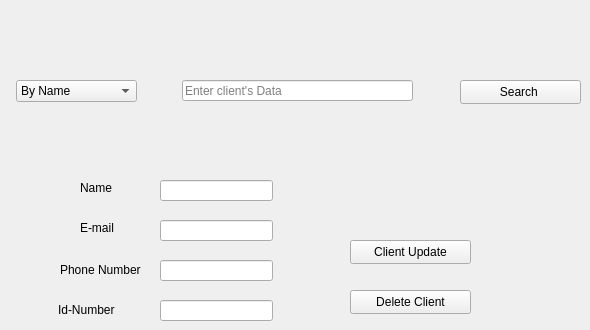
          <widget class="QWidget" name="tab_32">
           <attribute name="title">
            <string>Seite</string>
           </attribute>
           <widget class="QLabel" name="label_54">
            <property name="geometry">
             <rect>
              <x>80</x>
              <y>180</y>
              <width>49</width>
              <height>16</height>
             </rect>
            </property>
            <property name="text">
             <string>Name</string>
            </property>
           </widget>
           <widget class="QLineEdit" name="lineEdit_62">
            <property name="geometry">
             <rect>
              <x>160</x>
              <y>180</y>
              <width>113</width>
              <height>21</height>
             </rect>
            </property>
           </widget>
           <widget class="QLabel" name="label_55">
            <property name="geometry">
             <rect>
              <x>58</x>
              <y>300</y>
              <width>91</width>
              <height>20</height>
             </rect>
            </property>
            <property name="text">
             <string>Id-Number</string>
            </property>
           </widget>
           <widget class="QPushButton" name="pushButton_36">
            <property name="geometry">
             <rect>
              <x>350</x>
              <y>240</y>
              <width>121</width>
              <height>24</height>
             </rect>
            </property>
            <property name="text">
             <string>Client Update</string>
            </property>
           </widget>
           <widget class="QLineEdit" name="lineEdit_63">
            <property name="geometry">
             <rect>
              <x>160</x>
              <y>220</y>
              <width>113</width>
              <height>21</height>
             </rect>
            </property>
           </widget>
           <widget class="QLabel" name="label_56">
            <property name="geometry">
             <rect>
              <x>60</x>
              <y>260</y>
              <width>91</width>
              <height>20</height>
             </rect>
            </property>
            <property name="text">
             <string>Phone Number</string>
            </property>
           </widget>
           <widget class="QLineEdit" name="lineEdit_64">
            <property name="geometry">
             <rect>
              <x>160</x>
              <y>300</y>
              <width>113</width>
              <height>21</height>
             </rect>
            </property>
           </widget>
           <widget class="QLabel" name="label_57">
            <property name="geometry">
             <rect>
              <x>80</x>
              <y>220</y>
              <width>49</width>
              <height>16</height>
             </rect>
            </property>
            <property name="text">
             <string>E-mail</string>
            </property>
           </widget>
           <widget class="QLineEdit" name="lineEdit_65">
            <property name="geometry">
             <rect>
              <x>160</x>
              <y>260</y>
              <width>113</width>
              <height>21</height>
             </rect>
            </property>
           </widget>
           <widget class="QPushButton" name="pushButton_37">
            <property name="geometry">
             <rect>
              <x>350</x>
              <y>290</y>
              <width>121</width>
              <height>24</height>
             </rect>
            </property>
            <property name="text">
             <string>Delete Client</string>
            </property>
           </widget>
           <widget class="QPushButton" name="pushButton_38">
            <property name="geometry">
             <rect>
              <x>460</x>
              <y>80</y>
              <width>121</width>
              <height>24</height>
             </rect>
            </property>
            <property name="text">
             <string>Search </string>
            </property>
           </widget>
           <widget class="QLineEdit" name="lineEdit_66">
            <property name="geometry">
             <rect>
              <x>182</x>
              <y>80</y>
              <width>231</width>
              <height>21</height>
             </rect>
            </property>
            <property name="placeholderText">
             <string>Enter client's Data</string>
            </property>
           </widget>
           <widget class="QComboBox" name="comboBox_23">
            <property name="geometry">
             <rect>
              <x>16</x>
              <y>80</y>
              <width>121</width>
              <height>22</height>
             </rect>
            </property>
            <item>
             <property name="text">
              <string>By Name</string>
             </property>
            </item>
            <item>
             <property name="text">
              <string>By E-mail</string>
             </property>
            </item>
            <item>
             <property name="text">
              <string>by Phone</string>
             </property>
            </item>
            <item>
             <property name="text">
              <string>by Id-Number</string>
             </property>
            </item>
           </widget>
          </widget>
